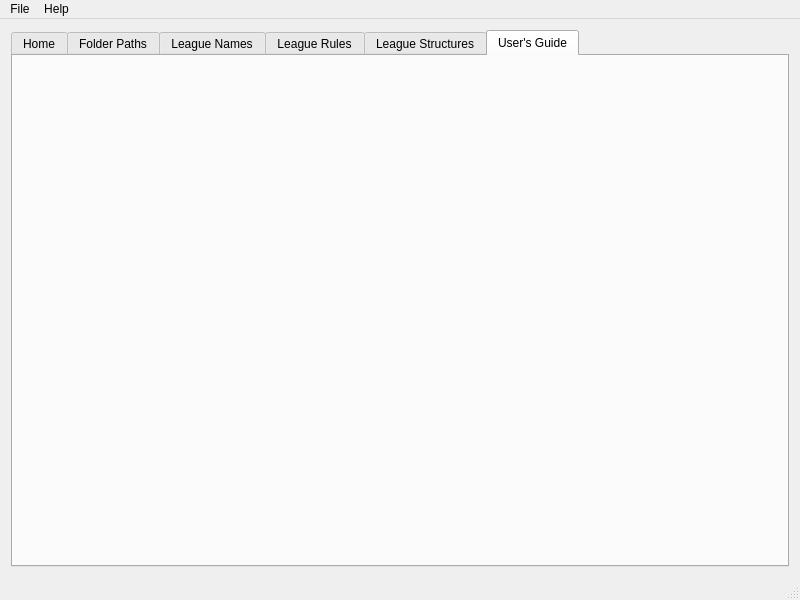
<?xml version="1.0" encoding="UTF-8"?>
<ui version="4.0">
 <class>Editor</class>
 <widget class="QMainWindow" name="Editor">
  <property name="geometry">
   <rect>
    <x>0</x>
    <y>0</y>
    <width>800</width>
    <height>600</height>
   </rect>
  </property>
  <property name="windowTitle">
   <string>Editor</string>
  </property>
  <widget class="QWidget" name="centralWidget">
   <layout class="QVBoxLayout" name="verticalLayout">
    <item>
     <widget class="QTabWidget" name="tabWidget">
      <property name="currentIndex">
       <number>5</number>
      </property>
      <widget class="QWidget" name="tabHome">
       <attribute name="title">
        <string>Home</string>
       </attribute>
       <layout class="QVBoxLayout" name="verticalLayout_2">
        <item>
         <layout class="QHBoxLayout" name="horizontalLayout">
          <item>
           <widget class="QLabel" name="label">
            <property name="text">
             <string>&lt;html&gt;&lt;head/&gt;&lt;body&gt;&lt;p&gt;&lt;span style=&quot; font-size:16pt;&quot;&gt;EHM 2007 Hardcode Editor&lt;/span&gt;&lt;/p&gt;&lt;p&gt;&lt;span style=&quot; font-size:10pt;&quot;&gt;The EHM Hardcode Editor is designed to edit the various rules and text stored within the EHM exe. The Editor is only compatible with the v3.0.4 eLicense version of the exe. You will encounter an error if you attempt to load any other version or a cracked version.&lt;/span&gt;&lt;/p&gt;&lt;p&gt;&lt;span style=&quot; font-size:10pt; font-weight:600;&quot;&gt;It is essential that you make a backup of your ehm2007.exe file before you commence editing.&lt;/span&gt;&lt;span style=&quot; font-size:10pt;&quot;&gt; It does not matter what you call your edited EHM exe file; the game is happy to run an exe with any name. Hence I recommend that you have different copies of your exe for different purposes (and therefore leave your original ehm2007.exe unedited).&lt;/span&gt;&lt;/p&gt;&lt;p&gt;&lt;span style=&quot; font-size:10pt;&quot;&gt;I strongly recommend you make regular backups and tests of your edited exe. The Editor is still a beta and has received very little testing. There is every chance that there may be a mistake or two in the Editor's settings, which may result in your exe crashing and/or your saved games becoming corrupt. This is why it is so important to regularly backup and test your exes before starting a proper game with them.&lt;/span&gt;&lt;/p&gt;&lt;p&gt;&lt;span style=&quot; font-size:10pt;&quot;&gt;If you have any questions or comments, please visit &lt;/span&gt;&lt;a href=&quot;http://www.ehmtheblueline.com/ehmupdater/&quot;&gt;&lt;span style=&quot; font-size:10pt; text-decoration: underline; color:#0000ff;&quot;&gt;http://www.ehmtheblueline.com/ehmhardcode/&lt;/span&gt;&lt;/a&gt;&lt;/p&gt;&lt;/body&gt;&lt;/html&gt;</string>
            </property>
            <property name="alignment">
             <set>Qt::AlignLeading|Qt::AlignLeft|Qt::AlignTop</set>
            </property>
            <property name="wordWrap">
             <bool>true</bool>
            </property>
           </widget>
          </item>
          <item alignment="Qt::AlignTop">
           <widget class="QLabel" name="logoContainer">
            <property name="minimumSize">
             <size>
              <width>128</width>
              <height>128</height>
             </size>
            </property>
            <property name="maximumSize">
             <size>
              <width>128</width>
              <height>128</height>
             </size>
            </property>
            <property name="text">
             <string>Logo Container</string>
            </property>
            <property name="alignment">
             <set>Qt::AlignRight|Qt::AlignTop|Qt::AlignTrailing</set>
            </property>
           </widget>
          </item>
         </layout>
        </item>
       </layout>
      </widget>
      <widget class="QWidget" name="tabFolderPaths">
       <attribute name="title">
        <string>Folder Paths</string>
       </attribute>
      </widget>
      <widget class="QWidget" name="tabCompNames">
       <attribute name="title">
        <string>League Names</string>
       </attribute>
      </widget>
      <widget class="QWidget" name="tabCompRules">
       <attribute name="title">
        <string>League Rules</string>
       </attribute>
      </widget>
      <widget class="QWidget" name="tabCompStructs">
       <attribute name="title">
        <string>League Structures</string>
       </attribute>
      </widget>
      <widget class="QWidget" name="tabUserGuide">
       <attribute name="title">
        <string>User's Guide</string>
       </attribute>
      </widget>
     </widget>
    </item>
   </layout>
  </widget>
  <widget class="QMenuBar" name="menuBar">
   <property name="geometry">
    <rect>
     <x>0</x>
     <y>0</y>
     <width>800</width>
     <height>21</height>
    </rect>
   </property>
   <widget class="QMenu" name="menuFile">
    <property name="title">
     <string>File</string>
    </property>
    <addaction name="actionOpen"/>
    <addaction name="actionSave"/>
    <addaction name="actionSave_As"/>
    <addaction name="separator"/>
    <addaction name="actionExit"/>
   </widget>
   <widget class="QMenu" name="menuHelp">
    <property name="title">
     <string>Help</string>
    </property>
    <addaction name="actionVisit_EHM_Hardcode_Editor_Forum"/>
    <addaction name="separator"/>
    <addaction name="actionAbout_Qt"/>
    <addaction name="actionAbout"/>
   </widget>
   <addaction name="menuFile"/>
   <addaction name="menuHelp"/>
  </widget>
  <widget class="QStatusBar" name="statusBar"/>
  <action name="actionOpen">
   <property name="text">
    <string>Open...</string>
   </property>
   <property name="shortcut">
    <string>Ctrl+O</string>
   </property>
  </action>
  <action name="actionSave">
   <property name="text">
    <string>Save</string>
   </property>
   <property name="shortcut">
    <string>Ctrl+S</string>
   </property>
  </action>
  <action name="actionSave_As">
   <property name="text">
    <string>Save As...</string>
   </property>
  </action>
  <action name="actionAbout">
   <property name="text">
    <string>About EHM Hardcode Editor</string>
   </property>
  </action>
  <action name="actionAbout_Qt">
   <property name="text">
    <string>About Qt</string>
   </property>
  </action>
  <action name="actionVisit_EHM_Hardcode_Editor_Forum">
   <property name="text">
    <string>Visit EHM Hardcode Editor Forum</string>
   </property>
  </action>
  <action name="actionExit">
   <property name="text">
    <string>Exit</string>
   </property>
  </action>
 </widget>
 <layoutdefault spacing="6" margin="11"/>
 <resources/>
 <connections/>
</ui>
